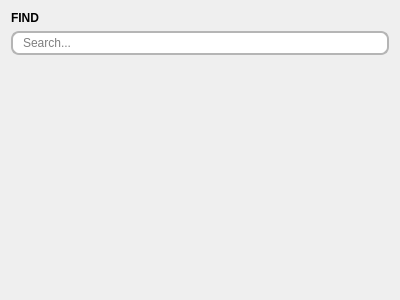
<?xml version="1.0" encoding="UTF-8"?>
<ui version="4.0">
 <class>FindSidebar</class>
 <widget class="QWidget" name="FindSidebar">
  <property name="geometry">
   <rect>
    <x>0</x>
    <y>0</y>
    <width>400</width>
    <height>300</height>
   </rect>
  </property>
  <property name="sizePolicy">
   <sizepolicy hsizetype="Expanding" vsizetype="Expanding">
    <horstretch>0</horstretch>
    <verstretch>0</verstretch>
   </sizepolicy>
  </property>
  <property name="windowTitle">
   <string>Form</string>
  </property>
  <layout class="QGridLayout" name="gridLayout">
   <item row="0" column="0">
    <layout class="QGridLayout" name="gridLayout_2">
     <item row="0" column="0">
      <widget class="QLabel" name="sidebar_label">
       <property name="font">
        <font>
         <bold>true</bold>
        </font>
       </property>
       <property name="text">
        <string>FIND</string>
       </property>
      </widget>
     </item>
     <item row="1" column="0">
      <widget class="QLineEdit" name="search_edit">
       <property name="sizePolicy">
        <sizepolicy hsizetype="Expanding" vsizetype="Fixed">
         <horstretch>0</horstretch>
         <verstretch>0</verstretch>
        </sizepolicy>
       </property>
       <property name="styleSheet">
        <string notr="true">QLineEdit {
    border: 2px solid #B5B5B5;
    border-radius: 8px;
    padding: 2px 8px;
}</string>
       </property>
       <property name="text">
        <string/>
       </property>
       <property name="placeholderText">
        <string>Search...</string>
       </property>
      </widget>
     </item>
     <item row="2" column="0">
      <widget class="QListWidget" name="result_list_widget">
       <property name="enabled">
        <bool>true</bool>
       </property>
       <property name="sizePolicy">
        <sizepolicy hsizetype="Expanding" vsizetype="Expanding">
         <horstretch>0</horstretch>
         <verstretch>0</verstretch>
        </sizepolicy>
       </property>
       <property name="styleSheet">
        <string notr="true">QListWidget {
    background-color: transparent;
}

QScrollBar:vertical {
    border: none;
    width: 12px;
    margin: 0px 0px 0px 0px;
}

QScrollBar::handle:vertical {
    background: qlineargradient(x1:0, y1:0, x2:1, y2:0,
                                 stop:0 #B3B3B3, stop:1 #8E8E8E);
    border-radius: 6px;
    min-height: 20px;
}

QScrollBar::add-line:vertical {
    border: none;
    height: 0px;
    subcontrol-position: bottom;
    subcontrol-origin: margin;
}

QScrollBar::sub-line:vertical {
    border: none;
    height: 0px;
    subcontrol-position: top;
    subcontrol-origin: margin;
}

QScrollBar::add-page:vertical, QScrollBar::sub-page:vertical {
    background: none;
}

QListWidget::item {
	font-size: 8px;
    padding: 5px;
}
</string>
       </property>
       <property name="frameShape">
        <enum>QFrame::NoFrame</enum>
       </property>
       <property name="frameShadow">
        <enum>QFrame::Plain</enum>
       </property>
       <property name="lineWidth">
        <number>0</number>
       </property>
       <property name="verticalScrollBarPolicy">
        <enum>Qt::ScrollBarAsNeeded</enum>
       </property>
       <property name="horizontalScrollBarPolicy">
        <enum>Qt::ScrollBarAlwaysOff</enum>
       </property>
       <property name="autoScroll">
        <bool>true</bool>
       </property>
      </widget>
     </item>
    </layout>
   </item>
  </layout>
 </widget>
 <resources/>
 <connections/>
</ui>
